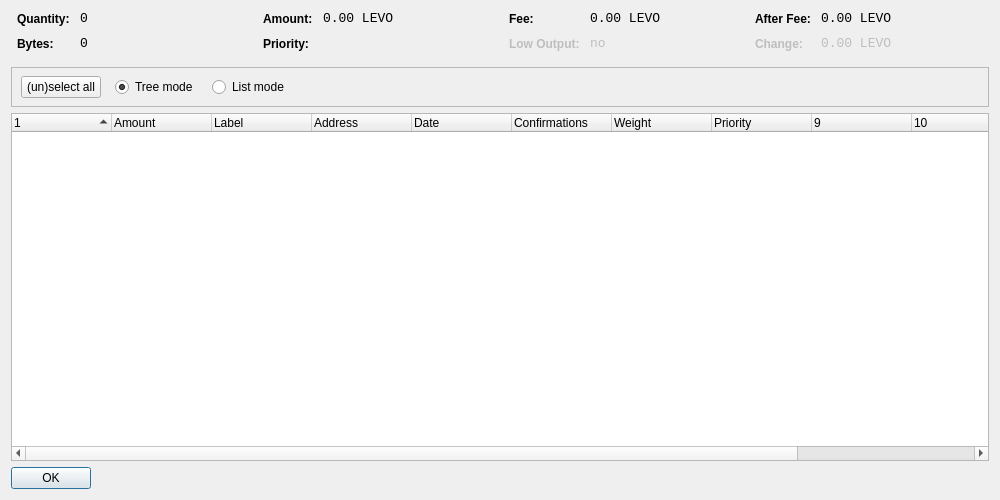
<?xml version="1.0" encoding="UTF-8"?>
<ui version="4.0">
 <class>CoinControlDialog</class>
 <widget class="QWidget" name="CoinControlDialog">
  <property name="geometry">
   <rect>
    <x>0</x>
    <y>0</y>
    <width>1000</width>
    <height>500</height>
   </rect>
  </property>
  <property name="windowTitle">
   <string>Coin Control</string>
  </property>
  <layout class="QVBoxLayout" name="verticalLayout">
   <item>
    <layout class="QHBoxLayout" name="horizontalLayoutTop" stretch="0,0,0,0">
     <property name="topMargin">
      <number>0</number>
     </property>
     <property name="bottomMargin">
      <number>10</number>
     </property>
     <item>
      <layout class="QFormLayout" name="formLayoutCoinControl1">
       <property name="horizontalSpacing">
        <number>10</number>
       </property>
       <property name="verticalSpacing">
        <number>10</number>
       </property>
       <property name="leftMargin">
        <number>6</number>
       </property>
       <property name="rightMargin">
        <number>6</number>
       </property>
       <item row="0" column="0">
        <widget class="QLabel" name="labelCoinControlQuantityText">
         <property name="styleSheet">
          <string notr="true">font-weight:bold;</string>
         </property>
         <property name="text">
          <string>Quantity:</string>
         </property>
        </widget>
       </item>
       <item row="0" column="1">
        <widget class="QLabel" name="labelCoinControlQuantity">
         <property name="font">
          <font>
           <family>Monospace</family>
           <pointsize>10</pointsize>
          </font>
         </property>
         <property name="cursor">
          <cursorShape>IBeamCursor</cursorShape>
         </property>
         <property name="contextMenuPolicy">
          <enum>Qt::ActionsContextMenu</enum>
         </property>
         <property name="text">
          <string notr="true">0</string>
         </property>
         <property name="textInteractionFlags">
          <set>Qt::LinksAccessibleByMouse|Qt::TextSelectableByKeyboard|Qt::TextSelectableByMouse</set>
         </property>
        </widget>
       </item>
       <item row="1" column="0">
        <widget class="QLabel" name="labelCoinControlBytesText">
         <property name="styleSheet">
          <string notr="true">font-weight:bold;</string>
         </property>
         <property name="text">
          <string>Bytes:</string>
         </property>
        </widget>
       </item>
       <item row="1" column="1">
        <widget class="QLabel" name="labelCoinControlBytes">
         <property name="font">
          <font>
           <family>Monospace</family>
           <pointsize>10</pointsize>
          </font>
         </property>
         <property name="cursor">
          <cursorShape>IBeamCursor</cursorShape>
         </property>
         <property name="contextMenuPolicy">
          <enum>Qt::ActionsContextMenu</enum>
         </property>
         <property name="text">
          <string notr="true">0</string>
         </property>
         <property name="textInteractionFlags">
          <set>Qt::LinksAccessibleByMouse|Qt::TextSelectableByKeyboard|Qt::TextSelectableByMouse</set>
         </property>
        </widget>
       </item>
      </layout>
     </item>
     <item>
      <layout class="QFormLayout" name="formLayoutCoinControl2">
       <property name="horizontalSpacing">
        <number>10</number>
       </property>
       <property name="verticalSpacing">
        <number>10</number>
       </property>
       <property name="leftMargin">
        <number>6</number>
       </property>
       <property name="rightMargin">
        <number>6</number>
       </property>
       <item row="0" column="0">
        <widget class="QLabel" name="labelCoinControlAmountText">
         <property name="styleSheet">
          <string notr="true">font-weight:bold;</string>
         </property>
         <property name="text">
          <string>Amount:</string>
         </property>
        </widget>
       </item>
       <item row="0" column="1">
        <widget class="QLabel" name="labelCoinControlAmount">
         <property name="font">
          <font>
           <family>Monospace</family>
           <pointsize>10</pointsize>
          </font>
         </property>
         <property name="cursor">
          <cursorShape>IBeamCursor</cursorShape>
         </property>
         <property name="contextMenuPolicy">
          <enum>Qt::ActionsContextMenu</enum>
         </property>
         <property name="text">
          <string notr="true">0.00 LEVO</string>
         </property>
         <property name="textInteractionFlags">
          <set>Qt::LinksAccessibleByMouse|Qt::TextSelectableByKeyboard|Qt::TextSelectableByMouse</set>
         </property>
        </widget>
       </item>
       <item row="1" column="0">
        <widget class="QLabel" name="labelCoinControlPriorityText">
         <property name="styleSheet">
          <string notr="true">font-weight:bold;</string>
         </property>
         <property name="text">
          <string>Priority:</string>
         </property>
        </widget>
       </item>
       <item row="1" column="1">
        <widget class="QLabel" name="labelCoinControlPriority">
         <property name="font">
          <font>
           <family>Monospace</family>
           <pointsize>10</pointsize>
          </font>
         </property>
         <property name="cursor">
          <cursorShape>IBeamCursor</cursorShape>
         </property>
         <property name="contextMenuPolicy">
          <enum>Qt::ActionsContextMenu</enum>
         </property>
         <property name="text">
          <string/>
         </property>
         <property name="textInteractionFlags">
          <set>Qt::LinksAccessibleByMouse|Qt::TextSelectableByKeyboard|Qt::TextSelectableByMouse</set>
         </property>
        </widget>
       </item>
      </layout>
     </item>
     <item>
      <layout class="QFormLayout" name="formLayoutCoinControl3">
       <property name="horizontalSpacing">
        <number>10</number>
       </property>
       <property name="verticalSpacing">
        <number>10</number>
       </property>
       <property name="leftMargin">
        <number>6</number>
       </property>
       <property name="rightMargin">
        <number>6</number>
       </property>
       <item row="0" column="0">
        <widget class="QLabel" name="labelCoinControlFeeText">
         <property name="styleSheet">
          <string notr="true">font-weight:bold;</string>
         </property>
         <property name="text">
          <string>Fee:</string>
         </property>
        </widget>
       </item>
       <item row="0" column="1">
        <widget class="QLabel" name="labelCoinControlFee">
         <property name="font">
          <font>
           <family>Monospace</family>
           <pointsize>10</pointsize>
          </font>
         </property>
         <property name="cursor">
          <cursorShape>IBeamCursor</cursorShape>
         </property>
         <property name="contextMenuPolicy">
          <enum>Qt::ActionsContextMenu</enum>
         </property>
         <property name="text">
          <string notr="true">0.00 LEVO</string>
         </property>
         <property name="textInteractionFlags">
          <set>Qt::LinksAccessibleByMouse|Qt::TextSelectableByKeyboard|Qt::TextSelectableByMouse</set>
         </property>
        </widget>
       </item>
       <item row="1" column="0">
        <widget class="QLabel" name="labelCoinControlLowOutputText">
         <property name="enabled">
          <bool>false</bool>
         </property>
         <property name="styleSheet">
          <string notr="true">font-weight:bold;</string>
         </property>
         <property name="text">
          <string>Low Output:</string>
         </property>
        </widget>
       </item>
       <item row="1" column="1">
        <widget class="QLabel" name="labelCoinControlLowOutput">
         <property name="enabled">
          <bool>false</bool>
         </property>
         <property name="font">
          <font>
           <family>Monospace</family>
           <pointsize>10</pointsize>
          </font>
         </property>
         <property name="cursor">
          <cursorShape>IBeamCursor</cursorShape>
         </property>
         <property name="contextMenuPolicy">
          <enum>Qt::ActionsContextMenu</enum>
         </property>
         <property name="text">
          <string>no</string>
         </property>
         <property name="textInteractionFlags">
          <set>Qt::LinksAccessibleByMouse|Qt::TextSelectableByKeyboard|Qt::TextSelectableByMouse</set>
         </property>
        </widget>
       </item>
      </layout>
     </item>
     <item>
      <layout class="QFormLayout" name="formLayoutCoinControl4">
       <property name="horizontalSpacing">
        <number>10</number>
       </property>
       <property name="verticalSpacing">
        <number>10</number>
       </property>
       <property name="leftMargin">
        <number>6</number>
       </property>
       <property name="rightMargin">
        <number>6</number>
       </property>
       <item row="0" column="0">
        <widget class="QLabel" name="labelCoinControlAfterFeeText">
         <property name="styleSheet">
          <string notr="true">font-weight:bold;</string>
         </property>
         <property name="text">
          <string>After Fee:</string>
         </property>
        </widget>
       </item>
       <item row="0" column="1">
        <widget class="QLabel" name="labelCoinControlAfterFee">
         <property name="font">
          <font>
           <family>Monospace</family>
           <pointsize>10</pointsize>
          </font>
         </property>
         <property name="cursor">
          <cursorShape>IBeamCursor</cursorShape>
         </property>
         <property name="contextMenuPolicy">
          <enum>Qt::ActionsContextMenu</enum>
         </property>
         <property name="text">
          <string notr="true">0.00 LEVO</string>
         </property>
         <property name="textInteractionFlags">
          <set>Qt::LinksAccessibleByMouse|Qt::TextSelectableByKeyboard|Qt::TextSelectableByMouse</set>
         </property>
        </widget>
       </item>
       <item row="1" column="0">
        <widget class="QLabel" name="labelCoinControlChangeText">
         <property name="enabled">
          <bool>false</bool>
         </property>
         <property name="styleSheet">
          <string notr="true">font-weight:bold;</string>
         </property>
         <property name="text">
          <string>Change:</string>
         </property>
        </widget>
       </item>
       <item row="1" column="1">
        <widget class="QLabel" name="labelCoinControlChange">
         <property name="enabled">
          <bool>false</bool>
         </property>
         <property name="font">
          <font>
           <family>Monospace</family>
           <pointsize>10</pointsize>
          </font>
         </property>
         <property name="cursor">
          <cursorShape>IBeamCursor</cursorShape>
         </property>
         <property name="contextMenuPolicy">
          <enum>Qt::ActionsContextMenu</enum>
         </property>
         <property name="text">
          <string notr="true">0.00 LEVO</string>
         </property>
         <property name="textInteractionFlags">
          <set>Qt::LinksAccessibleByMouse|Qt::TextSelectableByKeyboard|Qt::TextSelectableByMouse</set>
         </property>
        </widget>
       </item>
      </layout>
     </item>
    </layout>
   </item>
   <item>
    <widget class="QFrame" name="frame">
     <property name="minimumSize">
      <size>
       <width>0</width>
       <height>40</height>
      </size>
     </property>
     <property name="frameShape">
      <enum>QFrame::StyledPanel</enum>
     </property>
     <property name="frameShadow">
      <enum>QFrame::Sunken</enum>
     </property>
     <widget class="QWidget" name="horizontalLayoutWidget">
      <property name="geometry">
       <rect>
        <x>10</x>
        <y>0</y>
        <width>781</width>
        <height>41</height>
       </rect>
      </property>
      <layout class="QHBoxLayout" name="horizontalLayoutPanel" stretch="0,0,0,0">
       <property name="spacing">
        <number>14</number>
       </property>
       <item>
        <widget class="QPushButton" name="pushButtonSelectAll">
         <property name="sizePolicy">
          <sizepolicy hsizetype="Maximum" vsizetype="Fixed">
           <horstretch>0</horstretch>
           <verstretch>0</verstretch>
          </sizepolicy>
         </property>
         <property name="text">
          <string>(un)select all</string>
         </property>
        </widget>
       </item>
       <item>
        <widget class="QRadioButton" name="radioTreeMode">
         <property name="sizePolicy">
          <sizepolicy hsizetype="Maximum" vsizetype="Fixed">
           <horstretch>0</horstretch>
           <verstretch>0</verstretch>
          </sizepolicy>
         </property>
         <property name="text">
          <string>Tree mode</string>
         </property>
         <property name="checked">
          <bool>true</bool>
         </property>
        </widget>
       </item>
       <item>
        <widget class="QRadioButton" name="radioListMode">
         <property name="sizePolicy">
          <sizepolicy hsizetype="Maximum" vsizetype="Fixed">
           <horstretch>0</horstretch>
           <verstretch>0</verstretch>
          </sizepolicy>
         </property>
         <property name="text">
          <string>List mode</string>
         </property>
        </widget>
       </item>
       <item>
        <spacer name="horizontalSpacer">
         <property name="orientation">
          <enum>Qt::Horizontal</enum>
         </property>
         <property name="sizeHint" stdset="0">
          <size>
           <width>40</width>
           <height>20</height>
          </size>
         </property>
        </spacer>
       </item>
      </layout>
     </widget>
    </widget>
   </item>
   <item>
    <widget class="CoinControlTreeWidget" name="treeWidget">
     <property name="contextMenuPolicy">
      <enum>Qt::CustomContextMenu</enum>
     </property>
     <property name="sortingEnabled">
      <bool>false</bool>
     </property>
     <property name="columnCount">
      <number>12</number>
     </property>
     <attribute name="headerShowSortIndicator" stdset="0">
      <bool>true</bool>
     </attribute>
     <attribute name="headerStretchLastSection">
      <bool>false</bool>
     </attribute>
     <column>
      <property name="text">
       <string/>
      </property>
     </column>
     <column>
      <property name="text">
       <string>Amount</string>
      </property>
     </column>
     <column>
      <property name="text">
       <string>Label</string>
      </property>
     </column>
     <column>
      <property name="text">
       <string>Address</string>
      </property>
     </column>
     <column>
      <property name="text">
       <string>Date</string>
      </property>
     </column>
     <column>
      <property name="text">
       <string>Confirmations</string>
      </property>
      <property name="toolTip">
       <string>Confirmed</string>
      </property>
     </column>
     <column>
      <property name="text">
       <string>Weight</string>
      </property>
     </column>
     <column>
      <property name="text">
       <string>Priority</string>
      </property>
     </column>
     <column>
      <property name="text">
       <string/>
      </property>
     </column>
     <column>
      <property name="text">
       <string/>
      </property>
     </column>
     <column>
      <property name="text">
       <string/>
      </property>
     </column>
     <column>
      <property name="text">
       <string/>
      </property>
     </column>
    </widget>
   </item>
   <item>
    <widget class="QDialogButtonBox" name="buttonBox">
     <property name="sizePolicy">
      <sizepolicy hsizetype="Maximum" vsizetype="Fixed">
       <horstretch>0</horstretch>
       <verstretch>0</verstretch>
      </sizepolicy>
     </property>
     <property name="orientation">
      <enum>Qt::Horizontal</enum>
     </property>
     <property name="standardButtons">
      <set>QDialogButtonBox::Ok</set>
     </property>
    </widget>
   </item>
  </layout>
 </widget>
 <customwidgets>
  <customwidget>
   <class>CoinControlTreeWidget</class>
   <extends>QTreeWidget</extends>
   <header>coincontroltreewidget.h</header>
  </customwidget>
 </customwidgets>
 <resources/>
 <connections/>
</ui>
